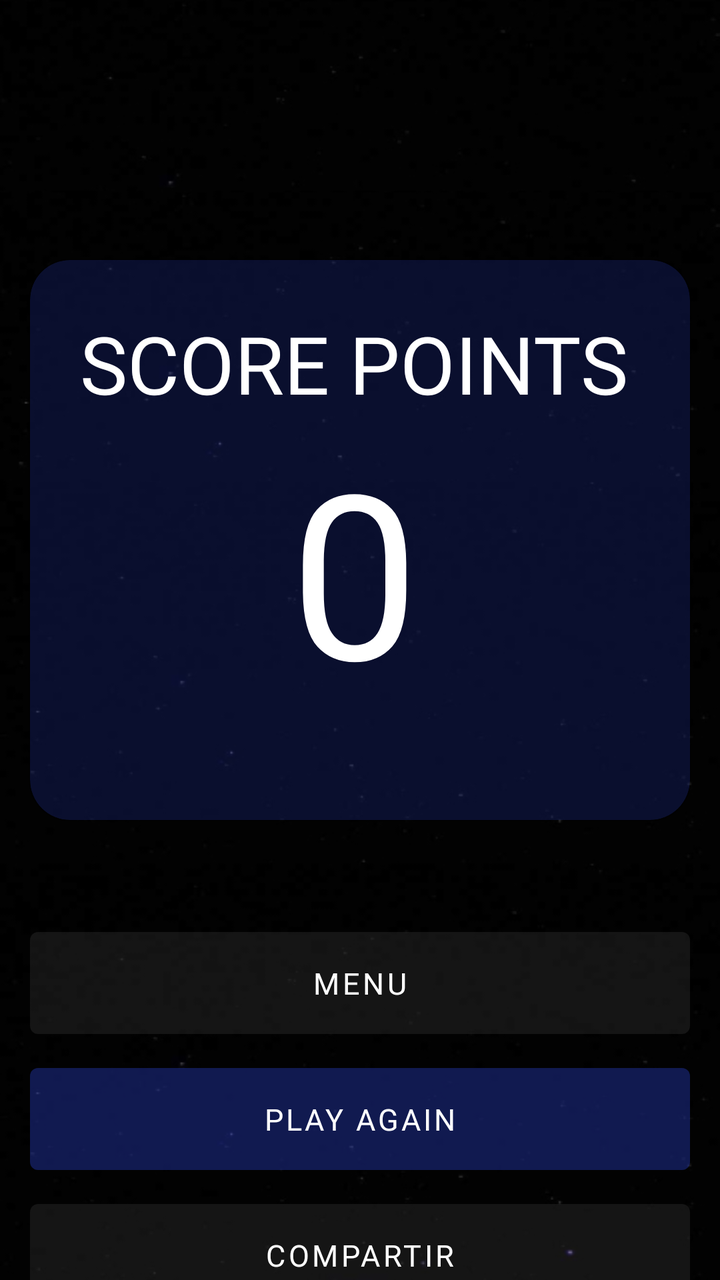
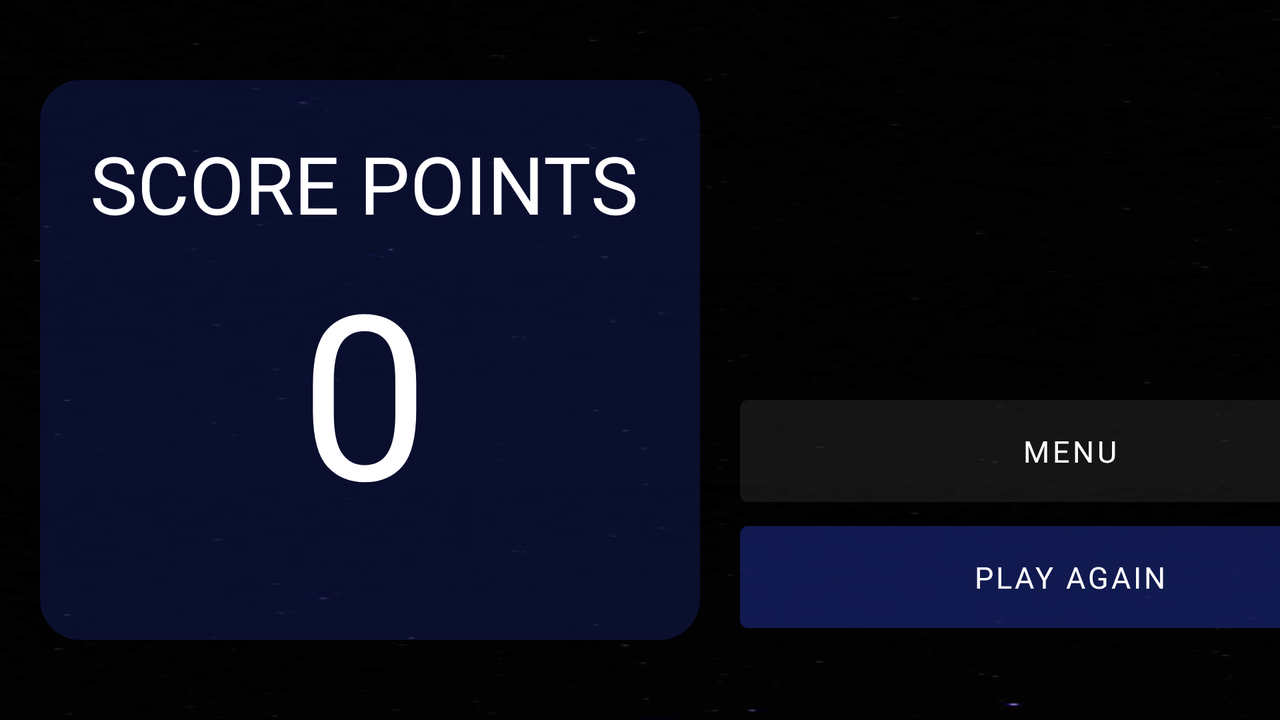

First picture: res/layout/ on a phone held upright. Second picture: the repository's own variant of that layout, on a device whose configuration matches the variant's folder. Source for both follows.
<!-- AndroidManifest.xml: application theme Theme.MemoryRocket -->
<!-- res/layout/activity_score.xml -->
<?xml version="1.0" encoding="utf-8"?>
<androidx.constraintlayout.widget.ConstraintLayout xmlns:android="http://schemas.android.com/apk/res/android"
    xmlns:app="http://schemas.android.com/apk/res-auto"
    xmlns:tools="http://schemas.android.com/tools"
    android:layout_width="match_parent"
    android:layout_height="match_parent"
    android:background="@drawable/secondary_background"
    tools:context=".ScoreActivity">

    <androidx.cardview.widget.CardView
        xmlns:card_view="http://schemas.android.com/apk/res-auto"
        android:layout_width="@dimen/std_btn_width"
        android:layout_height="280dp"
        android:backgroundTint="@color/button_blue"
        card_view:cardCornerRadius="20dp"
        android:id="@+id/score_container"
        card_view:contentPadding="25dp"
        android:orientation="vertical"


        app:layout_constraintTop_toTopOf="parent"
        app:layout_constraintEnd_toEndOf="parent"
        app:layout_constraintStart_toStartOf="parent"
        android:layout_marginTop="130dp">

        <LinearLayout
            android:layout_width="wrap_content"
            android:layout_height="wrap_content"
            android:gravity="center"
            android:orientation="vertical">

            <TextView
                android:layout_width="wrap_content"
                android:layout_height="wrap_content"
                android:text="@string/score_points"
                android:textColor="@color/blank"
                android:textSize="40dp"
                android:textAlignment="center"
                android:fontFamily="@font/bruno_ace_regular" />

            <TextView
                android:id="@+id/scoreView"
                android:layout_width="wrap_content"
                android:layout_height="wrap_content"
                android:text="0"
                android:textColor="@color/blank"
                android:textSize="115dp"
                android:textAlignment="center"
                android:fontFamily="@font/bruno_ace_regular" />

        </LinearLayout>



    </androidx.cardview.widget.CardView>

    <Button
        android:id="@+id/btn_menu"
        android:layout_width="@dimen/std_btn_width"
        android:layout_height="@dimen/std_btn_height"
        android:backgroundTint="@color/button_gray"
        android:fontFamily="@font/bruno_ace_regular"
        app:layout_constraintEnd_toEndOf="parent"
        app:layout_constraintStart_toStartOf="parent"
        app:layout_constraintTop_toBottomOf="@+id/score_container"
        android:hint="@string/btn_menu"
        android:layout_marginTop="50dp"
        android:letterSpacing="0.1"
        android:paddingHorizontal="80dp"
        android:textColorHint="@color/blank"
        android:textSize="@dimen/std_btn_font_size" />

    <Button
        android:id="@+id/btn_play_again"
        android:layout_width="@dimen/std_btn_width"
        android:layout_height="@dimen/std_btn_height"
        android:backgroundTint="@color/button_blue"
        android:fontFamily="@font/bruno_ace_regular"
        android:hint="@string/play_again"
        android:layout_marginTop="5dp"

        android:textColorHint="@color/blank"
        android:textSize="15sp"
        app:layout_constraintEnd_toEndOf="parent"
        app:layout_constraintStart_toStartOf="parent"
        app:layout_constraintTop_toBottomOf="@+id/btn_menu" />

    <Button
        android:id="@+id/btn_share"
        android:layout_width="@dimen/std_btn_width"
        android:layout_height="@dimen/std_btn_height"
        android:backgroundTint="@color/button_gray"
        android:fontFamily="@font/bruno_ace_regular"
        app:layout_constraintEnd_toEndOf="parent"
        app:layout_constraintStart_toStartOf="parent"
        app:layout_constraintTop_toBottomOf="@+id/btn_play_again"
        android:hint="COMPARTIR"
        android:layout_marginTop="5dp"
        android:letterSpacing="0.1"
        android:paddingHorizontal="80dp"
        android:textColorHint="@color/blank"
        android:textSize="@dimen/std_btn_font_size" />

</androidx.constraintlayout.widget.ConstraintLayout>
<!-- resources referenced by this layout -->
<resources>
  <color name="blank">#FFFFFF</color>
  <color name="button_blue">#402639B4</color>
  <color name="button_gray">#402D2D2D</color>
  <dimen name="std_btn_font_size">15sp</dimen>
  <dimen name="std_btn_height">63dp</dimen>
  <dimen name="std_btn_width">330dp</dimen>
  <!-- drawable secondary_background: jpg bitmap (drawable-v24, 43352 bytes) -->
  <string name="btn_menu">MENU</string>
  <string name="play_again">PLAY AGAIN</string>
  <string name="score_points">SCORE POINTS</string>
  <style name="Theme.MemoryRocket" parent="Theme.MaterialComponents.DayNight.DarkActionBar">
          
          <item name="colorPrimary">@color/purple_500</item>
          <item name="colorPrimaryVariant">@color/purple_700</item>
          <item name="colorOnPrimary">@color/white</item>
          
          <item name="colorSecondary">@color/teal_200</item>
          <item name="colorSecondaryVariant">@color/teal_700</item>
          <item name="colorOnSecondary">@color/black</item>
          
          <item name="android:statusBarColor" tools:targetApi="l">?attr/colorPrimaryVariant</item>
          
      </style>
  <color name="purple_500">#FF6200EE</color>
  <color name="purple_700">#FF3700B3</color>
  <color name="white">#FFFFFFFF</color>
  <color name="teal_200">#FF03DAC5</color>
  <color name="teal_700">#FF018786</color>
  <color name="black">#FF000000</color>
</resources>
<!-- res/layout-land/activity_score.xml (the repository's variant of the layout above) -->
<!-- drawn on the phone turned sideways -->
<?xml version="1.0" encoding="utf-8"?>
<androidx.constraintlayout.widget.ConstraintLayout xmlns:android="http://schemas.android.com/apk/res/android"
    xmlns:app="http://schemas.android.com/apk/res-auto"
    xmlns:tools="http://schemas.android.com/tools"
    android:layout_width="match_parent"
    android:layout_height="match_parent"
    android:background="@drawable/secondary_background"
    tools:context=".ScoreActivity">

    <androidx.cardview.widget.CardView
        xmlns:card_view="http://schemas.android.com/apk/res-auto"
        android:layout_width="@dimen/std_btn_width"
        android:layout_height="280dp"
        android:backgroundTint="@color/button_blue"
        card_view:cardCornerRadius="20dp"
        android:id="@+id/score_container"
        card_view:contentPadding="25dp"
        android:orientation="vertical"

        app:layout_constraintTop_toTopOf="parent"
        app:layout_constraintStart_toStartOf="parent"
        app:layout_constraintBottom_toBottomOf="parent"
        android:layout_marginLeft="20dp">

        <LinearLayout
            android:layout_width="wrap_content"
            android:layout_height="wrap_content"
            android:gravity="center"
            android:orientation="vertical">

            <TextView
                android:layout_width="wrap_content"
                android:layout_height="wrap_content"
                android:text="@string/score_points"
                android:textColor="@color/blank"
                android:textSize="40dp"
                android:textAlignment="center"
                android:fontFamily="@font/bruno_ace_regular" />

            <TextView
                android:id="@+id/scoreView"
                android:layout_width="wrap_content"
                android:layout_height="wrap_content"
                android:text="0"
                android:textColor="@color/blank"
                android:textSize="115dp"
                android:textAlignment="center"
                android:fontFamily="@font/bruno_ace_regular" />

        </LinearLayout>



    </androidx.cardview.widget.CardView>

    <Button
        android:id="@+id/btn_menu"
        android:layout_width="@dimen/std_btn_width"
        android:layout_height="@dimen/std_btn_height"
        android:backgroundTint="@color/button_gray"
        android:fontFamily="@font/bruno_ace_regular"

        app:layout_constraintStart_toStartOf="@id/btn_play_again"
        app:layout_constraintBottom_toTopOf="@+id/btn_play_again"

        android:hint="@string/btn_menu"
        android:layout_marginTop="50dp"
        android:letterSpacing="0.1"
        android:paddingHorizontal="80dp"
        android:textColorHint="@color/blank"
        android:textSize="@dimen/std_btn_font_size" />

    <Button
        android:id="@+id/btn_play_again"
        android:layout_width="@dimen/std_btn_width"
        android:layout_height="@dimen/std_btn_height"
        android:backgroundTint="@color/button_blue"
        android:fontFamily="@font/bruno_ace_regular"
        android:hint="@string/play_again"
        android:layout_marginTop="5dp"

        app:layout_constraintBottom_toBottomOf="@+id/score_container"
        app:layout_constraintStart_toEndOf="@+id/score_container"
        android:layout_marginLeft="20dp"

        android:textColorHint="@color/blank"
        android:textSize="15sp" />

</androidx.constraintlayout.widget.ConstraintLayout>
